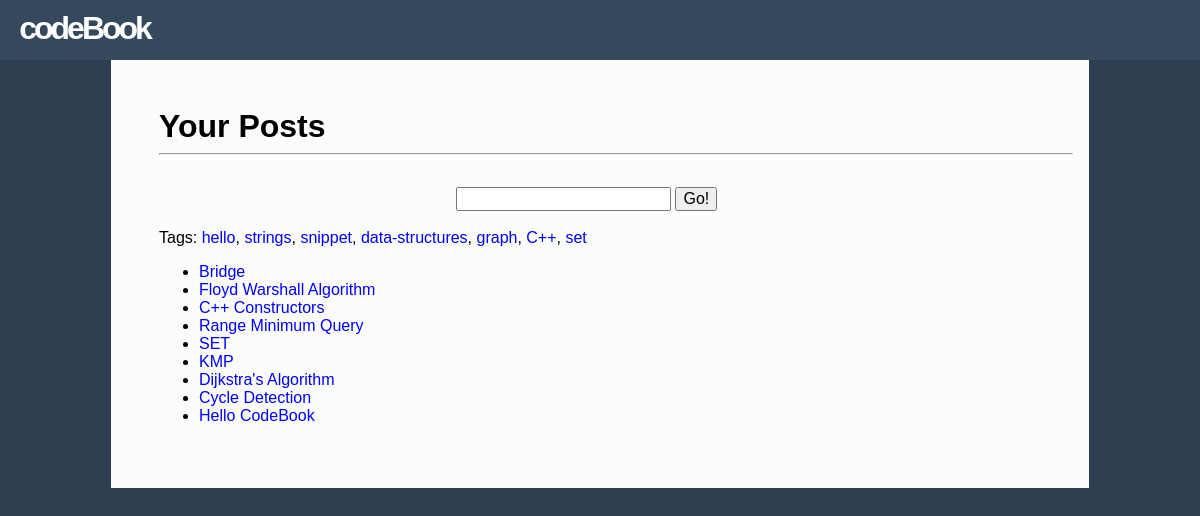
Before: / with the older database file.
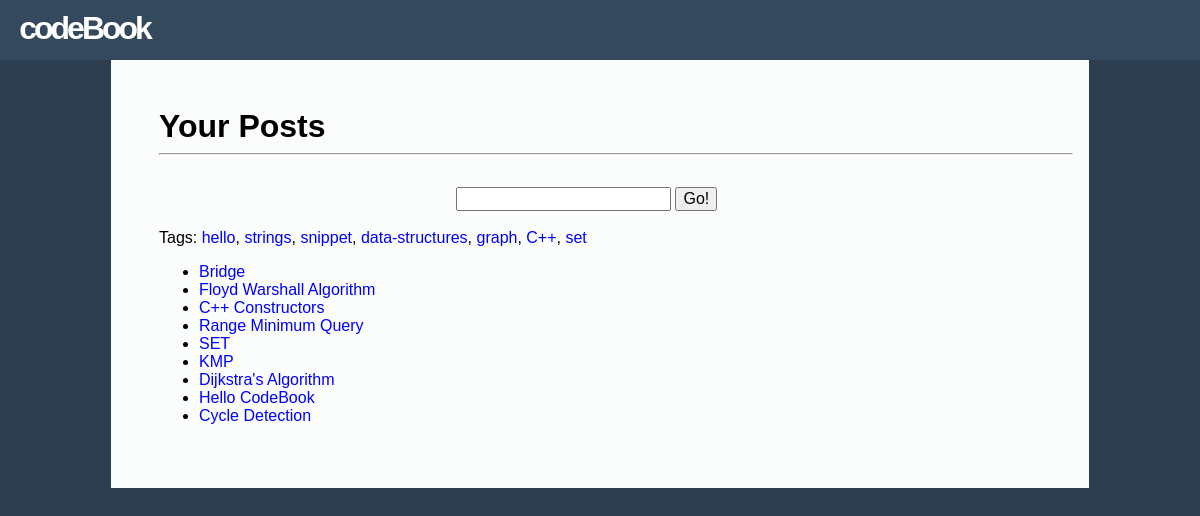
After: the same page with the newer database file.
### tables this page shows
CREATE TABLE POST (
    POST_CODE TEXT PRIMARY KEY NOT NULL, 
    POST_TITLE TEXT NOT NULL,
    POST_CONTENT TEXT NOT NULL
);

### codeBook/views.py (the view)
@app.route('/')
def index():
    posts = db.getAllPostCode();
    tags = db.getAllTag();
    postBuilder = '-[link %s %s]';
    tagBuilder = '[link %s %s]';
    postList = "";
    tagList = "";
    for tag in tags:
        tagList = tagList + (tagBuilder % (tag, '/tag/'+tag))+ ', ';
    for post in posts:
        postList = postList + (postBuilder % (post['postTitle'], url_for("post", postCode=post['postCode']))) + "\n";
    postContent = "Tags: "+tagList[0:-2] + "\n\n" + postList;
    return render_template('./index.html', title='codeBook', postTitle='Your Posts', postContent=parse(postContent), displayTag = False);

### codeBook/db.py (called while the page is built)
def connectDB():
    return sqlite3.connect(DATABASE);

def get_db():
    db = getattr(g, '_database', None);
    if db is None:
        db = g._database = connectDB();
        db.cursor().execute(PRAGMA_FK);
    return db;

@app.teardown_appcontext
def close_get_db(exception):
    db = getattr(g, '_database', None);
    if db is not None:
        db.close();

def getAllPostCode():
    c = get_db().cursor();
    ret = [];
    for row in c.execute(getAllPostSQL):
        rowData = {};
        rowData['postCode'] = row[0];
        rowData['postTitle'] = row[1];
        ret.append(rowData);
    return ret;

def getAllTag():
    c = get_db().cursor();
    ret = [];
    for row in c.execute(getAllTagSQL):
        ret.append(row[0]);
    return ret;

### codeBook/smdparser.py (called while the page is built)
def parse(pInput):
    return p.parseInput(pInput);

    def read(self, till=1):
        ret = self.pInput[self.pos : self.pos + till];
        return ret;

    def hasNext(self):
        if(self.pos >= len(self.pInput)):
            return False;
        else:
            return True;

    def consume(self, till=1):
        self.pos = self.pos + till;

    def consumeLine(self):
        ret = "";
        while self.hasNext():
            c = self.read();
            if c == '\n':
                self.consume();
                break;
            ret = ret + c;
            self.consume();
        return ret;

    def readLine(self):
        ret = "";
        mark = self.pos;
        ret = self.consumeLine();
        self.pos = mark;
        return ret;

    def append(self, toAdd):
        self.pOutput = self.pOutput + str(toAdd);

    def parseList(self):
        listLevel = [-1];
        while True:
            line = self.readLine();
            if(re.match('^\s*-',line)==None):
                break;
            c = self.read();
            indent = 0;
            while c!='-':
                self.consume();
                c = self.read();
                indent = indent + 1;
            self.consume();
            while listLevel[-1] > indent:
                self.append(" "*listLevel[-1] + "</ul>\n");
                listLevel.pop();
            if listLevel[-1] < indent:
                listLevel.append(indent);
                self.append(" "*listLevel[-1] + "<ul>\n");
            self.append(" "*listLevel[-1]+" <li>")
            self.parseLine(appendMarker=False);
            self.append("</li>\n");
        numOpen = len(listLevel);
        self.append("</ul>\n"*(numOpen-1));

### codeBook/templates/index.html (shortened to what this page needs)
{% extends 'base.html' %}
{% block content %}
<div class="content-header">
    <h1 class="inline-heading">{{postTitle}}</h1> <span class="edit">
    <hr/>
</div>
<div class="content-goForm">
    <form action="javascript:void(0);">
    <input type="Text" id="postCode"></input>
    <input type="Submit" value="Go!" onclick="goPost()"/>
    </form>
</div>
<br/>
    {{postContent | safe}}
{% endblock content %}

### codeBook/templates/base.html (shortened to what this page needs)
<!doctype html>
<html>
    <head>
        <link rel='stylesheet' type='text/css' href="{{url_for('static', filename='prettify/hemisu-dark.css')}}"/>
        <link rel='stylesheet' type='text/css' href="{{url_for('static', filename='style.css')}}"/>
        <link rel='stylesheet' type='text/css' href="{{url_for('static', filename='normalize.css')}}"/>
        <link rel='stylesheet' type='text/css' href="{{url_for('static', filename='font-awesome/css/font-awesome.css')}}"/>
    </head>
    <body onLoad='prettyPrint()'>
        <div class='container'>
        <div class='header'>
            <a href="/"><div class='header-title'>codeBook</div></a>
        </div>
        <div class='content'>
            {%block content%}
            {%endblock content%}
        </div>
        </div>
    </body>
</html>

### codeBook/static/style.css (style rules this page uses)
* { -webkit-box-sizing: border-box; -moz-box-sizing: border-box; box-sizing: border-box; }
html { height:100%; }
body { font-family: "Droid Sans", "Arial"; margin:0px auto; background-color: #2c3e50; }
a { text-decoration:none; }
.container { margin:0 auto; position:relative; width:100%; }
.header { top :0px; width:100%; height: 60px; background-color: #34495e; color:white; }
.header .header-title { margin:0 0.3em; padding-top:0.3em; padding-left:0.3em; height:60px; letter-spacing:-3px; font-size: 2em; font-weight:bold; }
.header a, a:visited, a:hover { color:white; }
.content { padding :1em; padding-bottom: 60px; background-color:#fbfcfc; }
.content-goForm { width:320px; margin:0 auto; }
.content h4, .content ul, .content ol, .content h1 { margin:0.2em 0; }
.content a, .content a:visited { color:blue; color:blue; }
.content-header { margin:2em 0; }
.content-header h1 { display: inline; margin-right:0.5em; }
@media (min-width:768px) { .content { width: 750px; margin:0 auto; } }
@media (min-width:1024px) { .content { width:978px; margin:0 auto; padding-left: 3em; } }

Changed rows visible on the page:
no longer on this page (row unchanged): POST: POST_TITLE "Tags: hello , strings , snippet , data-structures , graph , C++ , set Bridge Floyd Warshall Algorithm C++ Constructors Range Minimum Query SET KMP Dijkstra's Algorithm Cycle Detection Hello CodeBook"
now on this page (row edited): POST: POST_TITLE "Tags: hello , strings , snippet , data-structures , graph , C++ , set Bridge Floyd Warshall Algorithm C++ Constructors Range Minimum Query SET KMP Dijkstra's Algorithm Hello CodeBook Cycle Detection"
